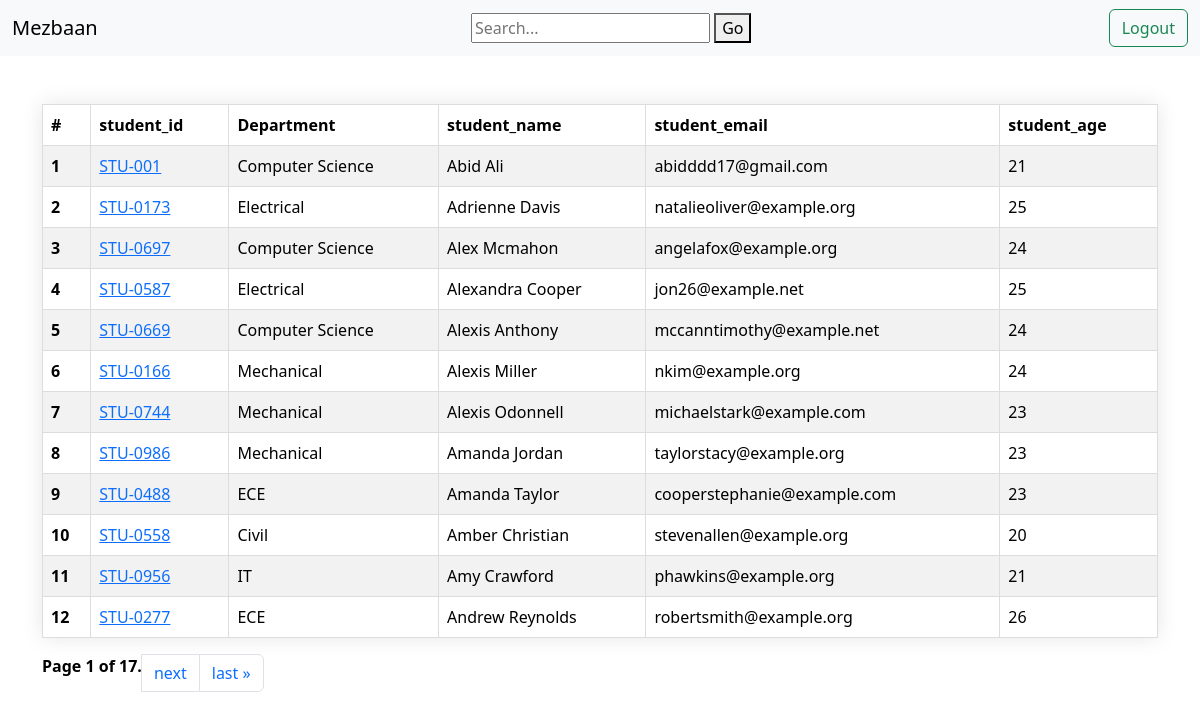
The page /students/ on the database its author committed.
### vege/models.py (models this page shows, shortened)
class Student(models.Model):
  department = models.ForeignKey(Department , related_name="depart", on_delete=models.CASCADE)
  student_id = models.OneToOneField(StudentID, related_name="studentid", on_delete=models.CASCADE)
  student_name = models.CharField(max_length=100)
  student_age = models.IntegerField(default=18)
  student_email = models.EmailField(unique=True)
  student_address = models.TextField()
  class Meta:
    ordering = ['student_name']
    verbose_name = 'student'

class StudentID(models.Model):
  student_id = models.CharField(max_length=100)
  def __str__(self) -> str:
    return self.student_id

class Department(models.Model):
  department = models.CharField(max_length=100)
  class Meta:
    ordering = ['department']

### vege/views.py (the view, shortened to what this page needs)
# urls.py: path('students/', getStudents , name = "getStudents"),
def getStudents(request):
  queryset = Student.objects.all()
  paginator = Paginator(queryset, 12)  # Show 25 contacts per page.
  page_number = request.GET.get("page", 1)
  page_obj = paginator.get_page(page_number)
  return render(request, 'reports/students.html', {'queryset': page_obj})

### home/templates/reports/students.html (shortened to what this page needs)
<!DOCTYPE html>
<html lang="en">
<head>
  <link href="https://cdn.jsdelivr.net/npm/bootstrap@5.3.3/dist/css/bootstrap.min.css" rel="stylesheet">
</head>
<body>
  <nav class="navbar bg-body-tertiary">
    <div class="container-fluid">
      <a class="navbar-brand">Mezbaan</a>
      <div class="search">
        <form>
            <input placeholder="Search..." type="text" name="search">
            <button type="submit">Go</button>
        </form>
      </div>
        <a href="/logout/" class="btn btn-outline-success" type="submit">Logout</a>
    </div>
  </nav>
  <div class="container mt-5">
    <table class="table table-striped">
      <thead>
        <tr>
          <th scope="col">#</th>
          <th scope="col">student_id</th>
          <th scope="col">Department</th>
          <th scope="col">student_name</th>
          <th scope="col">student_email</th>
          <th scope="col">student_age</th>
        </tr>
      </thead>
      <tbody>
        {% for student in queryset %}
        <tr>
          <th scope="row">{{forloop.counter}}</th>
          <td>
            <a href="{% url 'see_marks' student.student_id %}">
              {{student.student_id}}
            </a></td>
          <td>{{student.department.department}}</td>
          <td>{{student.student_name}}</td>
          <td>{{student.student_email}}</td>
          <td>{{student.student_age}}</td>
        </tr>
        {% endfor %}
      </tbody>
    </table>
        <nav aria-label="Page navigation example">
        <ul class="pagination">
              <span class="current">
                  Page {{ queryset.number }} of {{ queryset.paginator.num_pages }}.
              </span>
              {% if queryset.has_next %}
              <li class="page-item"><a class="page-link" href="?page={{ queryset.next_page_number }}">next</a></li>
              <li class="page-item"><a class="page-link" href="?page={{ queryset.paginator.num_pages }}">last &raquo;</a></li>
              {% endif %}
      </ul>
      </nav>
    </div>
</body>
</html>

### home/templates/reports/students.html (style rules this page uses)
body { background: url(https://i.pinimg.com/564x/ee/82/7b/ee827bd3d128d9c3a5f5eb9c334f6b36.jpg); }
.current { font-weight: bold; color: black }
table { border-collapse: collapse; overflow: hidden; box-shadow: 0 0 20px rgba(0,0,0,0.1); background-color: white; margin-bottom: 10px; }
th, td { padding: 15px; background-color: rgba(255,255,255,0.2); color: black; border: 1px solid #ddd; }
th { text-align: left; }

### rows shown on the page
Student: student_id "STU-001", department.department "Computer Science", student_name "Abid Ali", student_email "abidddd17@gmail.com", student_age "21"
Student: student_id "STU-0173", department.department "Electrical", student_name "Adrienne Davis", student_email "natalieoliver@example.org", student_age "25"
Student: student_id "STU-0697", department.department "Computer Science", student_name "Alex Mcmahon", student_email "angelafox@example.org", student_age "24"
Student: student_id "STU-0587", department.department "Electrical", student_name "Alexandra Cooper", student_email "jon26@example.net", student_age "25"
Student: student_id "STU-0669", department.department "Computer Science", student_name "Alexis Anthony", student_email "mccanntimothy@example.net", student_age "24"
Student: student_id "STU-0166", department.department "Mechanical", student_name "Alexis Miller", student_email "nkim@example.org", student_age "24"
Student: student_id "STU-0744", department.department "Mechanical", student_name "Alexis Odonnell", student_email "michaelstark@example.com", student_age "23"
Student: student_id "STU-0986", department.department "Mechanical", student_name "Amanda Jordan", student_email "taylorstacy@example.org", student_age "23"
Student: student_id "STU-0488", department.department "ECE", student_name "Amanda Taylor", student_email "cooperstephanie@example.com", student_age "23"
Student: student_id "STU-0558", department.department "Civil", student_name "Amber Christian", student_email "stevenallen@example.org", student_age "20"
Student: student_id "STU-0956", department.department "IT", student_name "Amy Crawford", student_email "phawkins@example.org", student_age "21"
Student: student_id "STU-0277", department.department "ECE", student_name "Andrew Reynolds", student_email "robertsmith@example.org", student_age "26"

### other values the page prints
{{ queryset.number }} "1"
{{ queryset.paginator.num_pages }} "17"
